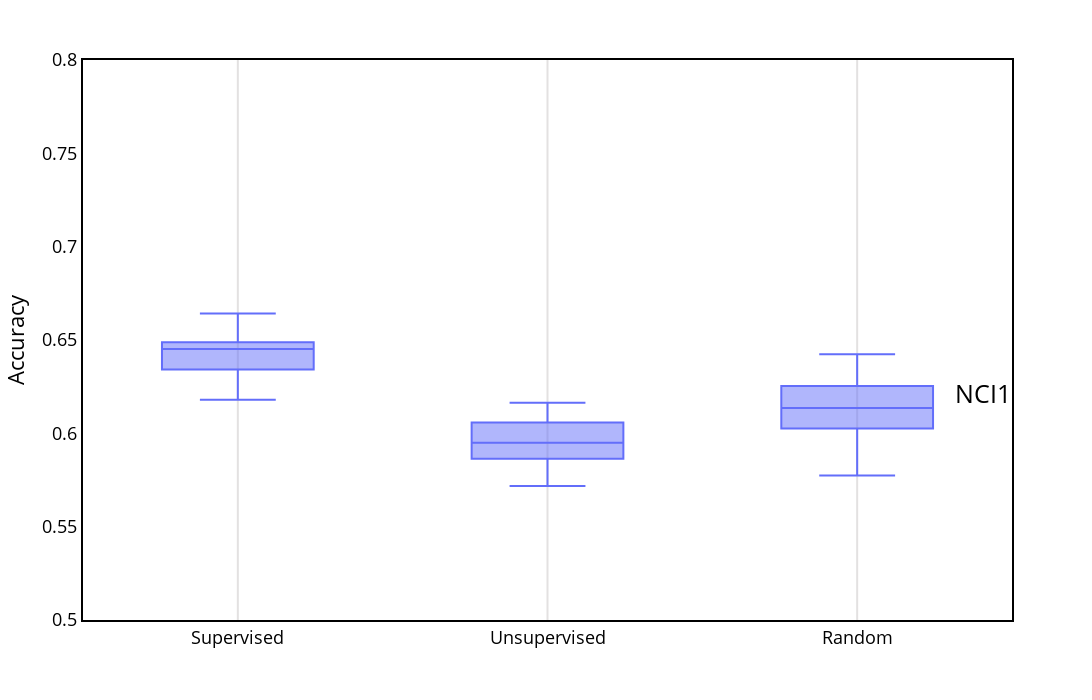

The cell this chart's notebook holds for it:
### Code cell
fig = px.box(results, x="Method", y="Accuracy")


fig.update_layout(paper_bgcolor='white')
fig.update_layout(plot_bgcolor='white')
fig.update_yaxes(color='black')
fig.update_layout(
    yaxis = dict(
        title = "Accuracy",
        zeroline=True,
        showline = True,
        linecolor = 'black',
        mirror=True,
        linewidth = 2
    ),
    xaxis = dict(
        title = "",
        mirror=True,
        zeroline=True,
        showline = True,
        linecolor = 'black',
        linewidth = 2,
    ),
    width=1150,
    height=700,
    font=dict(
    size=18,
    color="black")  
)
fig.update_layout(title={'text':'NCI1', 'y':0.45, 'x':0.9,'xanchor': 'center','yanchor': 'top'})
fig.update_layout(showlegend=False)
fig.update_layout(yaxis_range=[0.5,0.8])
fig.update_xaxes(showgrid=True, gridwidth=2.0, gridcolor='#e3e1e1')
fig.update_yaxes(showgrid=False, gridwidth=0.5, gridcolor='grey')
fig.update_traces(marker_line_color='black', marker_line_width=1.0, opacity=1.0)


fig.show()

### Figure 1 — Plotly figure (JSON) as saved in the notebook; plotly's stock layout.template omitted (floating-point values rounded to 4 significant figures)
{"data": [{"alignmentgroup": "True", "hovertemplate": "Method=%{x}<br>Accuracy=%{y}<extra></extra>", "legendgroup": "", "marker": {"color": "#636efa", "line": {"color": "black", "width": 1}}, "name": "", "notched": false, "offsetgroup": "", "opacity": 1, "orientation": "v", "showlegend": false, "type": "box", "x": ["Supervised", "Supervised", "Supervised", "Supervised", "Supervised", "Supervised", "Supervised", "Supervised", "Supervised", "Supervised", "Supervised", "Supervised", "Supervised", "Supervised", "Supervised", "Supervised", "Supervised", "Supervised", "Supervised", "Supervised", "Supervised", "Supervised", "Supervised", "Supervised", "Supervised", "Supervised", "Supervised", "Supervised", "Supervised", "Supervised", "Unsupervised", "Unsupervised", "Unsupervised", "Unsupervised", "Unsupervised", "Unsupervised", "Unsupervised", "Unsupervised", "Unsupervised", "Unsupervised", "Unsupervised", "Unsupervised", "Unsupervised", "Unsupervised", "Unsupervised", "Unsupervised", "Unsupervised", "Unsupervised", "Unsupervised", "Unsupervised", "Unsupervised", "Unsupervised", "Unsupervised", "Unsupervised", "Unsupervised", "Unsupervised", "Unsupervised", "Unsupervised", "Unsupervised", "Unsupervised", "Random", "Random", "Random", "Random", "Random", "Random", "Random", "Random", "Random", "Random", "Random", "Random", "Random", "Random", "Random", "Random", "Random", "Random", "Random", "Random", "Random", "Random", "Random", "Random", "Random", "Random", "Random", "Random", "Random", "Random"], "x0": " ", "xaxis": "x", "y": [0.6456, 0.6586, 0.6383, 0.6496, 0.631, 0.6569, 0.6375, 0.6472, 0.6642, 0.6204, 0.6212, 0.6488, 0.6358, 0.6212, 0.6529, 0.6212, 0.6342, 0.6472, 0.6448, 0.6569, 0.6456, 0.6472, 0.618, 0.6342, 0.6456, 0.6448, 0.6407, 0.6521, 0.6431, 0.6488, 0.601, 0.5799, 0.6156, 0.5896, 0.5815, 0.588, 0.5994, 0.5961, 0.5831, 0.5815, 0.5839, 0.5823, 0.6058, 0.6139, 0.6083, 0.5937, 0.5718, 0.5937, 0.6164, 0.5929, 0.6083, 0.6018, 0.588, 0.6148, 0.588, 0.5864, 0.6091, 0.6034, 0.601, 0.5961, 0.6277, 0.6367, 0.5994, 0.6002, 0.6042, 0.6188, 0.5994, 0.5912, 0.618, 0.618, 0.6367, 0.6123, 0.6026, 0.6131, 0.6212, 0.6423, 0.6253, 0.6375, 0.6058, 0.6399, 0.6131, 0.6367, 0.6212, 0.6123, 0.6002, 0.5929, 0.6139, 0.6067, 0.6196, 0.5775], "y0": " ", "yaxis": "y"}], "layout": {"boxmode": "group", "font": {"color": "black", "size": 18}, "height": 700, "legend": {"tracegroupgap": 0}, "margin": {"t": 60}, "paper_bgcolor": "white", "plot_bgcolor": "white", "showlegend": false, "title": {"text": "NCI1", "x": 0.9, "xanchor": "center", "y": 0.45, "yanchor": "top"}, "width": 1150, "xaxis": {"anchor": "y", "autorange": true, "domain": [0, 1], "gridcolor": "#e3e1e1", "gridwidth": 2, "linecolor": "black", "linewidth": 2, "mirror": true, "range": [-0.5, 2.5], "showgrid": true, "showline": true, "title": {"text": ""}, "type": "category", "zeroline": true}, "yaxis": {"anchor": "x", "color": "black", "domain": [0, 1], "gridcolor": "grey", "gridwidth": 0.5, "linecolor": "black", "linewidth": 2, "mirror": true, "range": [0.5, 0.8], "showgrid": false, "showline": true, "title": {"text": "Accuracy"}, "type": "linear", "zeroline": true}}}
